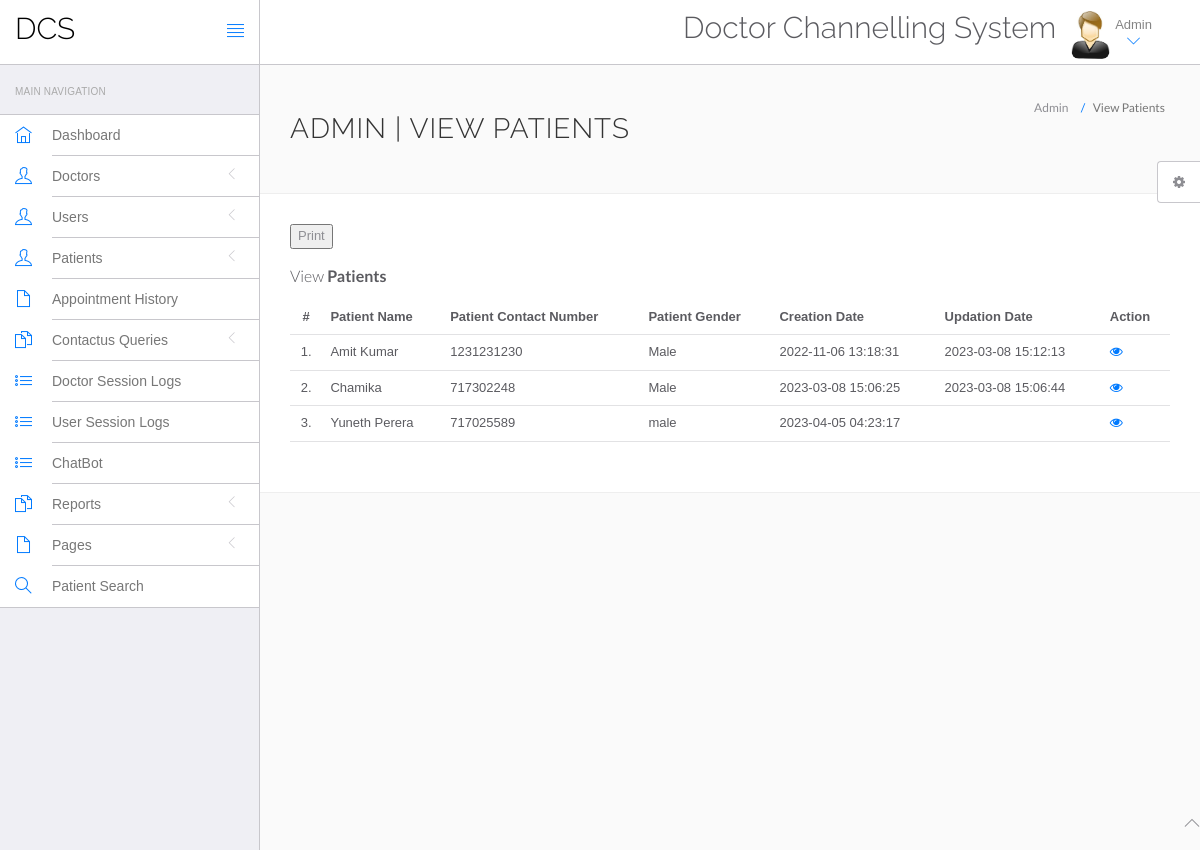
/hms/admin/manage-patient.php (signed in), run on the app's committed database.
### tables this page shows
CREATE TABLE `tblpatient` (
  `ID` int(10) NOT NULL,
  `Docid` int(10) DEFAULT NULL,
  `PatientName` varchar(200) DEFAULT NULL,
  `PatientContno` bigint(10) DEFAULT NULL,
  `PatientEmail` varchar(200) DEFAULT NULL,
  `PatientGender` varchar(50) DEFAULT NULL,
  `PatientAdd` mediumtext DEFAULT NULL,
  `PatientAge` int(10) DEFAULT NULL,
  `PatientMedhis` mediumtext DEFAULT NULL,
  `CreationDate` timestamp NULL DEFAULT current_timestamp(),
  `UpdationDate` timestamp NULL DEFAULT NULL ON UPDATE current_timestamp()
);

### hms/admin/manage-patient.php (the view, shortened to what this page needs)
<?php
include('include/config.php');
if (strlen($_SESSION['id'] == 0)) {
	header('location:logout.php');
} else {
?>
	<!DOCTYPE html>
	<html lang="en">
	<head>
		<link rel="stylesheet" href="vendor/bootstrap/css/bootstrap.min.css">
		<link rel="stylesheet" href="vendor/fontawesome/css/font-awesome.min.css">
		<link rel="stylesheet" href="vendor/themify-icons/themify-icons.min.css">
		<link href="vendor/animate.css/animate.min.css" rel="stylesheet" media="screen">
		<link href="vendor/perfect-scrollbar/perfect-scrollbar.min.css" rel="stylesheet" media="screen">
		<link href="vendor/switchery/switchery.min.css" rel="stylesheet" media="screen">
		<link href="vendor/bootstrap-touchspin/jquery.bootstrap-touchspin.min.css" rel="stylesheet" media="screen">
		<link href="vendor/select2/select2.min.css" rel="stylesheet" media="screen">
		<link href="vendor/bootstrap-datepicker/bootstrap-datepicker3.standalone.min.css" rel="stylesheet" media="screen">
		<link href="vendor/bootstrap-timepicker/bootstrap-timepicker.min.css" rel="stylesheet" media="screen">
		<link rel="stylesheet" href="assets/css/styles.css">
		<link rel="stylesheet" href="assets/css/plugins.css">
		<link rel="stylesheet" href="assets/css/themes/theme-1.css" id="skin_color" />
	</head>
	<body>
		<div id="app">
			<?php include('include/sidebar.php'); ?>
			<div class="app-content">
				<?php include('include/header.php'); ?>
				<div class="main-content">
					<div class="wrap-content container" id="container">
						<section id="page-title">
							<div class="row">
								<div class="col-sm-8">
									<h1 class="mainTitle">Admin | View Patients</h1>
								</div>
								<ol class="breadcrumb">
									<li>
										<span>Admin</span>
									</li>
									<li class="active">
										<span>View Patients</span>
									</li>
								</ol>
							</div>
						</section>
						<div class="container-fluid container-fullw bg-white">
						<button type="submit" id="print" onclick="printPage()">Print</button> </br></br>
							<div class="row">
								<div class="col-md-12">
									<h5 class="over-title margin-bottom-15">View <span class="text-bold">Patients</span></h5>
									<table class="table table-hover" id="sample-table-1">
										<thead>
											<tr>
												<th class="center">#</th>
												<th>Patient Name</th>
												<th>Patient Contact Number</th>
												<th>Patient Gender </th>
												<th>Creation Date </th>
												<th>Updation Date </th>
												<th>Action</th>
											</tr>
										</thead>
										<tbody>
											<?php
											$sql = mysqli_query($con, "select * from tblpatient");
											$cnt = 1;
											while ($row = mysqli_fetch_array($sql)) {
											?>
												<tr>
													<td class="center"><?php echo $cnt; ?>.</td>
													<td class="hidden-xs"><?php echo $row['PatientName']; ?></td>
													<td><?php echo $row['PatientContno']; ?></td>
													<td><?php echo $row['PatientGender']; ?></td>
													<td><?php echo $row['CreationDate']; ?></td>
													<td><?php echo $row['UpdationDate']; ?>
													</td>
													<td>
														<a href="view-patient.php?viewid=<?php echo $row['ID']; ?>"><i class="fa fa-eye"></i></a>
													</td>
												</tr>
											<?php
												$cnt = $cnt + 1;
											} ?>
										</tbody>
									</table>
								</div>
							</div>
						</div>
					</div>
				</div>
			</div>
		</div>
		<?php include('include/footer.php'); ?>
		<?php include('include/setting.php'); ?>
	</body>
	</html>
<?php } ?>

### hms/admin/assets/css/themes/theme-1.css (style rules this page uses)
body { background: #FAFAFA; }

### data on the page
tblpatient: PatientName "Amit Kumar", PatientContno "1231231230", PatientGender "Male", CreationDate "2022-11-06 13:18:31", UpdationDate "2023-03-08 15:12:13"
tblpatient: PatientName "Chamika", PatientContno "717302248", PatientGender "Male", CreationDate "2023-03-08 15:06:25", UpdationDate "2023-03-08 15:06:44"
tblpatient: PatientName "Yuneth Perera", PatientContno "717025589", PatientGender "male", CreationDate "2023-04-05 04:23:17"
